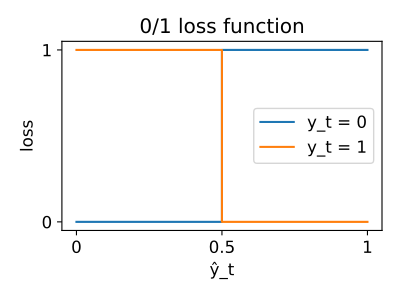

Python code for this plot:
plt.figure(figsize=(4,3))
font = {'size'   : 12, "weight" : 'normal'}

plt.rc('font', **font)
plt.plot([0,0.5,0.5,1],[0,0,1,1], label="y_t = 0")
plt.plot([0,0.5,0.5,1],[1,1,0,0], label="y_t = 1")
plt.yticks([0,1],[0,1])
plt.xticks([0,0.5,1],[0,0.5,1])
plt.xlabel('ŷ_t')
plt.ylabel('loss')
plt.title("0/1 loss function")
plt.legend()
plt.tight_layout()
